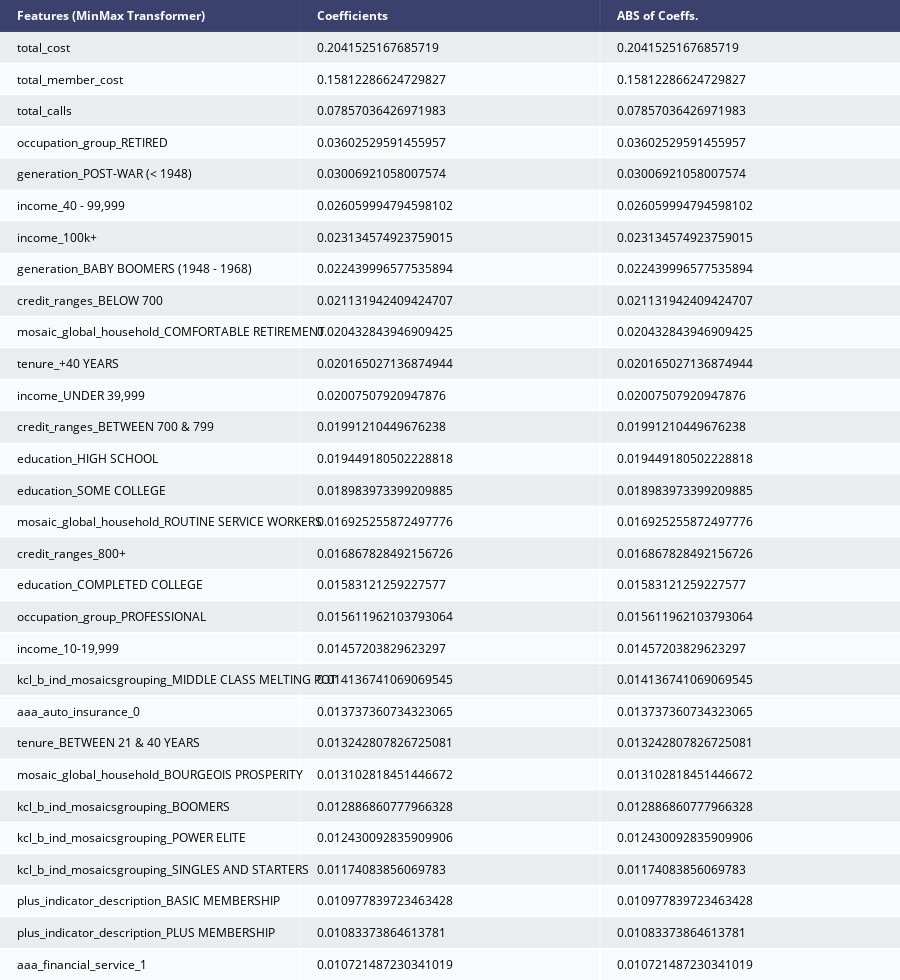

The cell this chart's notebook holds for it:
### Markdown cell above
# Feature importance in trees
feature importance rates how important each feature is for the decision a tree makes. It is a number between 0 and 1 for each feature, where 0 means “not used at all” and 1 means “perfectly predicts the target.” The feature importances always sum to 1:

### Code cell
coef_df_lgr = pd.DataFrame({'feature':testX.columns, 'coefs': cart.feature_importances_})
coef_df_lgr["abs_coeff"] = coef_df_lgr['coefs'].abs()
coef_df_lgr.sort_values("abs_coeff",ascending=False,inplace=True)
coef_df_lgr.nlargest(30,columns=["abs_coeff"])
counts = pd.DataFrame(coef_df_lgr.nlargest(30,columns=["abs_coeff"]), index=None)
#counts.reset_index(inplace=True)
counts.rename(columns={"feature": "Features (MinMax Transformer)", 'coefs':'Coefficients', 'abs_coeff': "ABS of Coeffs."}, inplace=True)
fig = ff.create_table(counts, height_constant=30, index=False)
py.iplot(fig)

### Figure 1 — Plotly figure (JSON) as saved in the notebook; plotly's stock layout.template omitted (floating-point values rounded to 4 significant figures)
{"data": [{"colorscale": [[0, "#00083e"], [0.5, "#ededee"], [1, "#ffffff"]], "hoverinfo": "none", "opacity": 0.75, "showscale": false, "type": "heatmap", "z": [[0, 0, 0], [0.5, 0.5, 0.5], [1, 1, 1], [0.5, 0.5, 0.5], [1, 1, 1], [0.5, 0.5, 0.5], [1, 1, 1], [0.5, 0.5, 0.5], [1, 1, 1], [0.5, 0.5, 0.5], [1, 1, 1], [0.5, 0.5, 0.5], [1, 1, 1], [0.5, 0.5, 0.5], [1, 1, 1], [0.5, 0.5, 0.5], [1, 1, 1], [0.5, 0.5, 0.5], [1, 1, 1], [0.5, 0.5, 0.5], [1, 1, 1], [0.5, 0.5, 0.5], [1, 1, 1], [0.5, 0.5, 0.5], [1, 1, 1], [0.5, 0.5, 0.5], [1, 1, 1], [0.5, 0.5, 0.5], [1, 1, 1], [0.5, 0.5, 0.5], [1, 1, 1]]}], "layout": {"annotations": [{"align": "left", "font": {"color": "#ffffff"}, "showarrow": false, "text": "<b>Features (MinMax Transformer)</b>", "x": -0.45, "xanchor": "left", "xref": "x", "y": 0, "yref": "y"}, {"align": "left", "font": {"color": "#ffffff"}, "showarrow": false, "text": "<b>Coefficients</b>", "x": 0.55, "xanchor": "left", "xref": "x", "y": 0, "yref": "y"}, {"align": "left", "font": {"color": "#ffffff"}, "showarrow": false, "text": "<b>ABS of Coeffs.</b>", "x": 1.55, "xanchor": "left", "xref": "x", "y": 0, "yref": "y"}, {"align": "left", "font": {"color": "#000000"}, "showarrow": false, "text": "total_cost", "x": -0.45, "xanchor": "left", "xref": "x", "y": 1, "yref": "y"}, {"align": "left", "font": {"color": "#000000"}, "showarrow": false, "text": "0.2041525167685719", "x": 0.55, "xanchor": "left", "xref": "x", "y": 1, "yref": "y"}, {"align": "left", "font": {"color": "#000000"}, "showarrow": false, "text": "0.2041525167685719", "x": 1.55, "xanchor": "left", "xref": "x", "y": 1, "yref": "y"}, {"align": "left", "font": {"color": "#000000"}, "showarrow": false, "text": "total_member_cost", "x": -0.45, "xanchor": "left", "xref": "x", "y": 2, "yref": "y"}, {"align": "left", "font": {"color": "#000000"}, "showarrow": false, "text": "0.15812286624729827", "x": 0.55, "xanchor": "left", "xref": "x", "y": 2, "yref": "y"}, {"align": "left", "font": {"color": "#000000"}, "showarrow": false, "text": "0.15812286624729827", "x": 1.55, "xanchor": "left", "xref": "x", "y": 2, "yref": "y"}, {"align": "left", "font": {"color": "#000000"}, "showarrow": false, "text": "total_calls", "x": -0.45, "xanchor": "left", "xref": "x", "y": 3, "yref": "y"}, {"align": "left", "font": {"color": "#000000"}, "showarrow": false, "text": "0.07857036426971983", "x": 0.55, "xanchor": "left", "xref": "x", "y": 3, "yref": "y"}, {"align": "left", "font": {"color": "#000000"}, "showarrow": false, "text": "0.07857036426971983", "x": 1.55, "xanchor": "left", "xref": "x", "y": 3, "yref": "y"}, {"align": "left", "font": {"color": "#000000"}, "showarrow": false, "text": "occupation_group_RETIRED", "x": -0.45, "xanchor": "left", "xref": "x", "y": 4, "yref": "y"}, {"align": "left", "font": {"color": "#000000"}, "showarrow": false, "text": "0.03602529591455957", "x": 0.55, "xanchor": "left", "xref": "x", "y": 4, "yref": "y"}, {"align": "left", "font": {"color": "#000000"}, "showarrow": false, "text": "0.03602529591455957", "x": 1.55, "xanchor": "left", "xref": "x", "y": 4, "yref": "y"}, {"align": "left", "font": {"color": "#000000"}, "showarrow": false, "text": "generation_POST-WAR (< 1948)", "x": -0.45, "xanchor": "left", "xref": "x", "y": 5, "yref": "y"}, {"align": "left", "font": {"color": "#000000"}, "showarrow": false, "text": "0.03006921058007574", "x": 0.55, "xanchor": "left", "xref": "x", "y": 5, "yref": "y"}, {"align": "left", "font": {"color": "#000000"}, "showarrow": false, "text": "0.03006921058007574", "x": 1.55, "xanchor": "left", "xref": "x", "y": 5, "yref": "y"}, {"align": "left", "font": {"color": "#000000"}, "showarrow": false, "text": "income_40 - 99,999", "x": -0.45, "xanchor": "left", "xref": "x", "y": 6, "yref": "y"}, {"align": "left", "font": {"color": "#000000"}, "showarrow": false, "text": "0.026059994794598102", "x": 0.55, "xanchor": "left", "xref": "x", "y": 6, "yref": "y"}, {"align": "left", "font": {"color": "#000000"}, "showarrow": false, "text": "0.026059994794598102", "x": 1.55, "xanchor": "left", "xref": "x", "y": 6, "yref": "y"}, {"align": "left", "font": {"color": "#000000"}, "showarrow": false, "text": "income_100k+", "x": -0.45, "xanchor": "left", "xref": "x", "y": 7, "yref": "y"}, {"align": "left", "font": {"color": "#000000"}, "showarrow": false, "text": "0.023134574923759015", "x": 0.55, "xanchor": "left", "xref": "x", "y": 7, "yref": "y"}, {"align": "left", "font": {"color": "#000000"}, "showarrow": false, "text": "0.023134574923759015", "x": 1.55, "xanchor": "left", "xref": "x", "y": 7, "yref": "y"}, {"align": "left", "font": {"color": "#000000"}, "showarrow": false, "text": "generation_BABY BOOMERS (1948 - 1968)", "x": -0.45, "xanchor": "left", "xref": "x", "y": 8, "yref": "y"}, {"align": "left", "font": {"color": "#000000"}, "showarrow": false, "text": "0.022439996577535894", "x": 0.55, "xanchor": "left", "xref": "x", "y": 8, "yref": "y"}, {"align": "left", "font": {"color": "#000000"}, "showarrow": false, "text": "0.022439996577535894", "x": 1.55, "xanchor": "left", "xref": "x", "y": 8, "yref": "y"}, {"align": "left", "font": {"color": "#000000"}, "showarrow": false, "text": "credit_ranges_BELOW 700", "x": -0.45, "xanchor": "left", "xref": "x", "y": 9, "yref": "y"}, {"align": "left", "font": {"color": "#000000"}, "showarrow": false, "text": "0.021131942409424707", "x": 0.55, "xanchor": "left", "xref": "x", "y": 9, "yref": "y"}, {"align": "left", "font": {"color": "#000000"}, "showarrow": false, "text": "0.021131942409424707", "x": 1.55, "xanchor": "left", "xref": "x", "y": 9, "yref": "y"}, {"align": "left", "font": {"color": "#000000"}, "showarrow": false, "text": "mosaic_global_household_COMFORTABLE RETIREMENT", "x": -0.45, "xanchor": "left", "xref": "x", "y": 10, "yref": "y"}, {"align": "left", "font": {"color": "#000000"}, "showarrow": false, "text": "0.020432843946909425", "x": 0.55, "xanchor": "left", "xref": "x", "y": 10, "yref": "y"}, {"align": "left", "font": {"color": "#000000"}, "showarrow": false, "text": "0.020432843946909425", "x": 1.55, "xanchor": "left", "xref": "x", "y": 10, "yref": "y"}, {"align": "left", "font": {"color": "#000000"}, "showarrow": false, "text": "tenure_+40 YEARS", "x": -0.45, "xanchor": "left", "xref": "x", "y": 11, "yref": "y"}, {"align": "left", "font": {"color": "#000000"}, "showarrow": false, "text": "0.020165027136874944", "x": 0.55, "xanchor": "left", "xref": "x", "y": 11, "yref": "y"}, {"align": "left", "font": {"color": "#000000"}, "showarrow": false, "text": "0.020165027136874944", "x": 1.55, "xanchor": "left", "xref": "x", "y": 11, "yref": "y"}, {"align": "left", "font": {"color": "#000000"}, "showarrow": false, "text": "income_UNDER 39,999", "x": -0.45, "xanchor": "left", "xref": "x", "y": 12, "yref": "y"}, {"align": "left", "font": {"color": "#000000"}, "showarrow": false, "text": "0.02007507920947876", "x": 0.55, "xanchor": "left", "xref": "x", "y": 12, "yref": "y"}, {"align": "left", "font": {"color": "#000000"}, "showarrow": false, "text": "0.02007507920947876", "x": 1.55, "xanchor": "left", "xref": "x", "y": 12, "yref": "y"}, {"align": "left", "font": {"color": "#000000"}, "showarrow": false, "text": "credit_ranges_BETWEEN 700 & 799", "x": -0.45, "xanchor": "left", "xref": "x", "y": 13, "yref": "y"}, {"align": "left", "font": {"color": "#000000"}, "showarrow": false, "text": "0.01991210449676238", "x": 0.55, "xanchor": "left", "xref": "x", "y": 13, "yref": "y"}, {"align": "left", "font": {"color": "#000000"}, "showarrow": false, "text": "0.01991210449676238", "x": 1.55, "xanchor": "left", "xref": "x", "y": 13, "yref": "y"}, {"align": "left", "font": {"color": "#000000"}, "showarrow": false, "text": "education_HIGH SCHOOL", "x": -0.45, "xanchor": "left", "xref": "x", "y": 14, "yref": "y"}, {"align": "left", "font": {"color": "#000000"}, "showarrow": false, "text": "0.019449180502228818", "x": 0.55, "xanchor": "left", "xref": "x", "y": 14, "yref": "y"}, {"align": "left", "font": {"color": "#000000"}, "showarrow": false, "text": "0.019449180502228818", "x": 1.55, "xanchor": "left", "xref": "x", "y": 14, "yref": "y"}, {"align": "left", "font": {"color": "#000000"}, "showarrow": false, "text": "education_SOME COLLEGE", "x": -0.45, "xanchor": "left", "xref": "x", "y": 15, "yref": "y"}, {"align": "left", "font": {"color": "#000000"}, "showarrow": false, "text": "0.018983973399209885", "x": 0.55, "xanchor": "left", "xref": "x", "y": 15, "yref": "y"}, {"align": "left", "font": {"color": "#000000"}, "showarrow": false, "text": "0.018983973399209885", "x": 1.55, "xanchor": "left", "xref": "x", "y": 15, "yref": "y"}, {"align": "left", "font": {"color": "#000000"}, "showarrow": false, "text": "mosaic_global_household_ROUTINE SERVICE WORKERS", "x": -0.45, "xanchor": "left", "xref": "x", "y": 16, "yref": "y"}, {"align": "left", "font": {"color": "#000000"}, "showarrow": false, "text": "0.016925255872497776", "x": 0.55, "xanchor": "left", "xref": "x", "y": 16, "yref": "y"}, {"align": "left", "font": {"color": "#000000"}, "showarrow": false, "text": "0.016925255872497776", "x": 1.55, "xanchor": "left", "xref": "x", "y": 16, "yref": "y"}, {"align": "left", "font": {"color": "#000000"}, "showarrow": false, "text": "credit_ranges_800+", "x": -0.45, "xanchor": "left", "xref": "x", "y": 17, "yref": "y"}, {"align": "left", "font": {"color": "#000000"}, "showarrow": false, "text": "0.016867828492156726", "x": 0.55, "xanchor": "left", "xref": "x", "y": 17, "yref": "y"}, {"align": "left", "font": {"color": "#000000"}, "showarrow": false, "text": "0.016867828492156726", "x": 1.55, "xanchor": "left", "xref": "x", "y": 17, "yref": "y"}, {"align": "left", "font": {"color": "#000000"}, "showarrow": false, "text": "education_COMPLETED COLLEGE", "x": -0.45, "xanchor": "left", "xref": "x", "y": 18, "yref": "y"}, {"align": "left", "font": {"color": "#000000"}, "showarrow": false, "text": "0.01583121259227577", "x": 0.55, "xanchor": "left", "xref": "x", "y": 18, "yref": "y"}, {"align": "left", "font": {"color": "#000000"}, "showarrow": false, "text": "0.01583121259227577", "x": 1.55, "xanchor": "left", "xref": "x", "y": 18, "yref": "y"}, {"align": "left", "font": {"color": "#000000"}, "showarrow": false, "text": "occupation_group_PROFESSIONAL", "x": -0.45, "xanchor": "left", "xref": "x", "y": 19, "yref": "y"}, {"align": "left", "font": {"color": "#000000"}, "showarrow": false, "text": "0.015611962103793064", "x": 0.55, "xanchor": "left", "xref": "x", "y": 19, "yref": "y"}, {"align": "left", "font": {"color": "#000000"}, "showarrow": false, "text": "0.015611962103793064", "x": 1.55, "xanchor": "left", "xref": "x", "y": 19, "yref": "y"}, {"align": "left", "font": {"color": "#000000"}, "showarrow": false, "text": "income_10-19,999", "x": -0.45, "xanchor": "left", "xref": "x", "y": 20, "yref": "y"}, {"align": "left", "font": {"color": "#000000"}, "showarrow": false, "text": "0.01457203829623297", "x": 0.55, "xanchor": "left", "xref": "x", "y": 20, "yref": "y"}, {"align": "left", "font": {"color": "#000000"}, "showarrow": false, "text": "0.01457203829623297", "x": 1.55, "xanchor": "left", "xref": "x", "y": 20, "yref": "y"}, {"align": "left", "font": {"color": "#000000"}, "showarrow": false, "text": "kcl_b_ind_mosaicsgrouping_MIDDLE CLASS MELTING POT", "x": -0.45, "xanchor": "left", "xref": "x", "y": 21, "yref": "y"}, {"align": "left", "font": {"color": "#000000"}, "showarrow": false, "text": "0.014136741069069545", "x": 0.55, "xanchor": "left", "xref": "x", "y": 21, "yref": "y"}, {"align": "left", "font": {"color": "#000000"}, "showarrow": false, "text": "0.014136741069069545", "x": 1.55, "xanchor": "left", "xref": "x", "y": 21, "yref": "y"}, {"align": "left", "font": {"color": "#000000"}, "showarrow": false, "text": "aaa_auto_insurance_0", "x": -0.45, "xanchor": "left", "xref": "x", "y": 22, "yref": "y"}, {"align": "left", "font": {"color": "#000000"}, "showarrow": false, "text": "0.013737360734323065", "x": 0.55, "xanchor": "left", "xref": "x", "y": 22, "yref": "y"}, {"align": "left", "font": {"color": "#000000"}, "showarrow": false, "text": "0.013737360734323065", "x": 1.55, "xanchor": "left", "xref": "x", "y": 22, "yref": "y"}, {"align": "left", "font": {"color": "#000000"}, "showarrow": false, "text": "tenure_BETWEEN 21 & 40 YEARS", "x": -0.45, "xanchor": "left", "xref": "x", "y": 23, "yref": "y"}, {"align": "left", "font": {"color": "#000000"}, "showarrow": false, "text": "0.013242807826725081", "x": 0.55, "xanchor": "left", "xref": "x", "y": 23, "yref": "y"}, {"align": "left", "font": {"color": "#000000"}, "showarrow": false, "text": "0.013242807826725081", "x": 1.55, "xanchor": "left", "xref": "x", "y": 23, "yref": "y"}, {"align": "left", "font": {"color": "#000000"}, "showarrow": false, "text": "mosaic_global_household_BOURGEOIS PROSPERITY", "x": -0.45, "xanchor": "left", "xref": "x", "y": 24, "yref": "y"}, {"align": "left", "font": {"color": "#000000"}, "showarrow": false, "text": "0.013102818451446672", "x": 0.55, "xanchor": "left", "xref": "x", "y": 24, "yref": "y"}, {"align": "left", "font": {"color": "#000000"}, "showarrow": false, "text": "0.013102818451446672", "x": 1.55, "xanchor": "left", "xref": "x", "y": 24, "yref": "y"}, {"align": "left", "font": {"color": "#000000"}, "showarrow": false, "text": "kcl_b_ind_mosaicsgrouping_BOOMERS", "x": -0.45, "xanchor": "left", "xref": "x", "y": 25, "yref": "y"}, {"align": "left", "font": {"color": "#000000"}, "showarrow": false, "text": "0.012886860777966328", "x": 0.55, "xanchor": "left", "xref": "x", "y": 25, "yref": "y"}, {"align": "left", "font": {"color": "#000000"}, "showarrow": false, "text": "0.012886860777966328", "x": 1.55, "xanchor": "left", "xref": "x", "y": 25, "yref": "y"}, {"align": "left", "font": {"color": "#000000"}, "showarrow": false, "text": "kcl_b_ind_mosaicsgrouping_POWER ELITE", "x": -0.45, "xanchor": "left", "xref": "x", "y": 26, "yref": "y"}, {"align": "left", "font": {"color": "#000000"}, "showarrow": false, "text": "0.012430092835909906", "x": 0.55, "xanchor": "left", "xref": "x", "y": 26, "yref": "y"}, {"align": "left", "font": {"color": "#000000"}, "showarrow": false, "text": "0.012430092835909906", "x": 1.55, "xanchor": "left", "xref": "x", "y": 26, "yref": "y"}, {"align": "left", "font": {"color": "#000000"}, "showarrow": false, "text": "kcl_b_ind_mosaicsgrouping_SINGLES AND STARTERS", "x": -0.45, "xanchor": "left", "xref": "x", "y": 27, "yref": "y"}, {"align": "left", "font": {"color": "#000000"}, "showarrow": false, "text": "0.01174083856069783", "x": 0.55, "xanchor": "left", "xref": "x", "y": 27, "yref": "y"}, {"align": "left", "font": {"color": "#000000"}, "showarrow": false, "text": "0.01174083856069783", "x": 1.55, "xanchor": "left", "xref": "x", "y": 27, "yref": "y"}, {"align": "left", "font": {"color": "#000000"}, "showarrow": false, "text": "plus_indicator_description_BASIC MEMBERSHIP", "x": -0.45, "xanchor": "left", "xref": "x", "y": 28, "yref": "y"}, {"align": "left", "font": {"color": "#000000"}, "showarrow": false, "text": "0.010977839723463428", "x": 0.55, "xanchor": "left", "xref": "x", "y": 28, "yref": "y"}, {"align": "left", "font": {"color": "#000000"}, "showarrow": false, "text": "0.010977839723463428", "x": 1.55, "xanchor": "left", "xref": "x", "y": 28, "yref": "y"}, {"align": "left", "font": {"color": "#000000"}, "showarrow": false, "text": "plus_indicator_description_PLUS MEMBERSHIP", "x": -0.45, "xanchor": "left", "xref": "x", "y": 29, "yref": "y"}, {"align": "left", "font": {"color": "#000000"}, "showarrow": false, "text": "0.01083373864613781", "x": 0.55, "xanchor": "left", "xref": "x", "y": 29, "yref": "y"}, {"align": "left", "font": {"color": "#000000"}, "showarrow": false, "text": "0.01083373864613781", "x": 1.55, "xanchor": "left", "xref": "x", "y": 29, "yref": "y"}, {"align": "left", "font": {"color": "#000000"}, "showarrow": false, "text": "aaa_financial_service_1", "x": -0.45, "xanchor": "left", "xref": "x", "y": 30, "yref": "y"}, {"align": "left", "font": {"color": "#000000"}, "showarrow": false, "text": "0.010721487230341019", "x": 0.55, "xanchor": "left", "xref": "x", "y": 30, "yref": "y"}, {"align": "left", "font": {"color": "#000000"}, "showarrow": false, "text": "0.010721487230341019", "x": 1.55, "xanchor": "left", "xref": "x", "y": 30, "yref": "y"}], "height": 980, "margin": {"b": 0, "l": 0, "r": 0, "t": 0}, "xaxis": {"dtick": 1, "gridwidth": 2, "showticklabels": false, "tick0": -0.5, "ticks": "", "zeroline": false}, "yaxis": {"autorange": "reversed", "dtick": 1, "gridwidth": 2, "showticklabels": false, "tick0": 0.5, "ticks": "", "zeroline": false}}}
